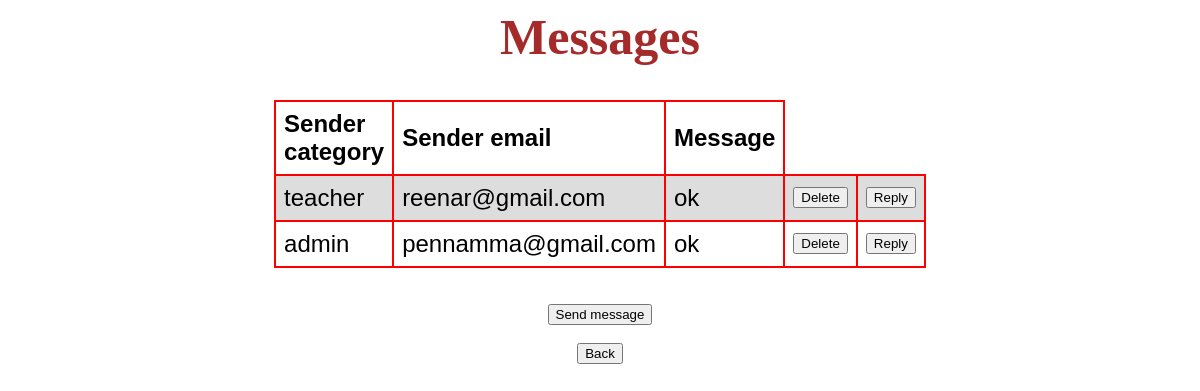
Screenshot of /m_m1 (signed in) with the database file from the repository.
### learn/models.py (models this page shows)
class Messages(models.Model):
    Category = models.CharField(max_length=200, null=True)
    Name = models.CharField(max_length=200,null=True )
    From_email = models.EmailField(null=True)
    To_email = models.EmailField(null=True)
    Message_content = models.TextField(default='Nil', null=True)

### learn/views.py (the view)
# urls.py: path('m_m1', learn.views.m_m1, name='m_m1'),
def m_m1(request):
    p = Registration.objects.get(id = request.session['logg'])
    bb = Messages.objects.filter(To_email = p.Email).exclude(Category='guest')
    return render(request,'message1.html',{'bb':bb})

### Templates/message1.html (shortened to what this page needs)
{% load static %}
<html>
<head>
    <link rel="stylesheet" type="text/css" href="{% static 'table1.css' %}">
    <link rel="stylesheet" type="text/css" href="{% static 'trt.css' %}">
</head>
<body class= "pic" background="{% static 'trt.jpg' %}">
    <h1 style="color:brown;text-align:center;font-size:50px">Messages</h1>
    <div align="center">
        <table>
            <tr>
                <th>Sender category</th>
                <th>Sender email</th>
                <th>Message</th>
            </tr>
        {% for dd in bb %}
            <tr>
                <td>{{dd.Category}}</td>
                <td>{{dd.From_email}}</td>
                <td>{{dd.Message_content}}</td>
                <td>
                    <button onclick="window.location.href = '{% url 'del_msg_teacher' dd.id %}';">Delete</button>
                </td>
                <td>
                    <button onclick="window.location.href = '{% url 'reply_msg_teacher' dd.id %}';">Reply</button>
                </td>
            </tr>
            {% endfor %}
        </table><br><br>
        <button onclick="window.location.href = '{% url 'sent_msg_teacher' %}';">Send message</button><br><br>
        <button onclick="window.location.href = '{% url 'teacher_home' %}';">Back</button>
        </div><br><br>
</body>
</html>

### static/table1.css (style rules this page uses)
table { font-family:"Comic Sans MS", cursive, sans-serif; border-collapse: collapse; width: 50%; }
td, th { border: 2.5px solid red; text-align: left; padding: 8px; font-size:10px; }
tr:nth-child(even) { background-color: #dddddd; }

### static/trt.css (style rules this page uses)
* { box-sizing: border-box }
.pic { background-repeat: no-repeat; background-attachment: fixed; background-size: cover; background-size: 100%; }

### Templates/message1.html (style rules this page uses)
table tbody tr td { font-size: 24px; }
table th { font-size: 24px; }

### rows the page displays
Messages: Category "teacher", From_email "reenar@gmail.com", Message_content "ok"
Messages: Category "admin", From_email "pennamma@gmail.com", Message_content "ok"
